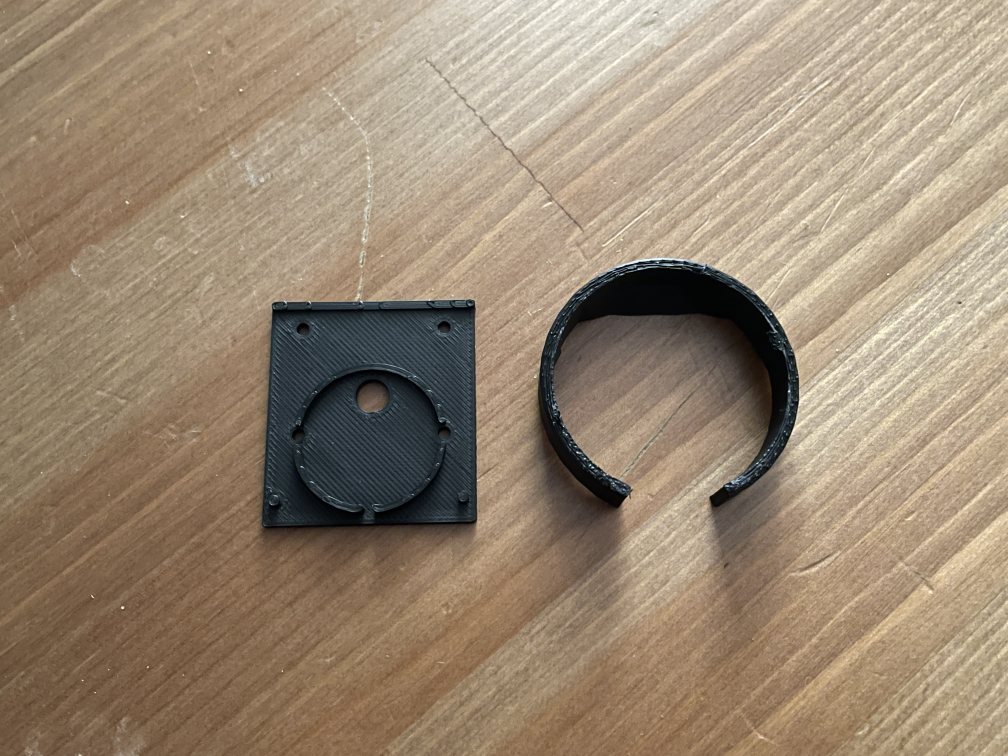
#> input picture images/2025-06-13 16.59.16.jpg, 4032 x 3024 px (shown at 1/4 size)
$ python gif_convert.py '../images/2025-06-13 16.59.16.jpg' out.png
#> lines starting #> are read from the running program, lines starting #| are printed output that depends on the picture
import sys
import os
from PIL import Image, ImageSequence

def main():
    if len(sys.argv) < 2:
        print("Usage: python gif_resize_for_animatedgif.py input.gif [output.gif]")
        return

    input_path = sys.argv[1]
    if len(sys.argv) > 2:
        output_path = sys.argv[2]
    else:
        base, ext = os.path.splitext(input_path)
        output_path = f"{base}_240x240.gif"

    # --- PROCESSING ---
    with Image.open(input_path) as im:
#> im is the input picture: PIL image 4032x3024 RGB; mean R, G, B 154.7, 136.6, 115.4
        frames = []
        durations = []

        for frame in ImageSequence.Iterator(im):
            fr = frame.convert("RGBA")
            fr = fr.resize((240, 240), Image.LANCZOS)
            fr = fr.convert("P", palette=Image.ADAPTIVE, colors=256)
            frames.append(fr)
            durations.append(33)  # Force all frames to 33ms (30 fps)
#> this loop made 2 passes
#> pass 1, in main, `fr = fr.resize((240, 240), Image.LANCZOS)`:
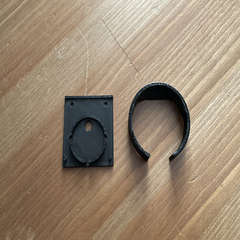
#> fr: PIL image 240x240 RGBA; mean R, G, B, A 154.7, 136.6, 115.4, 255
#> pass 2, in main, `fr = frame.convert("RGBA")`:
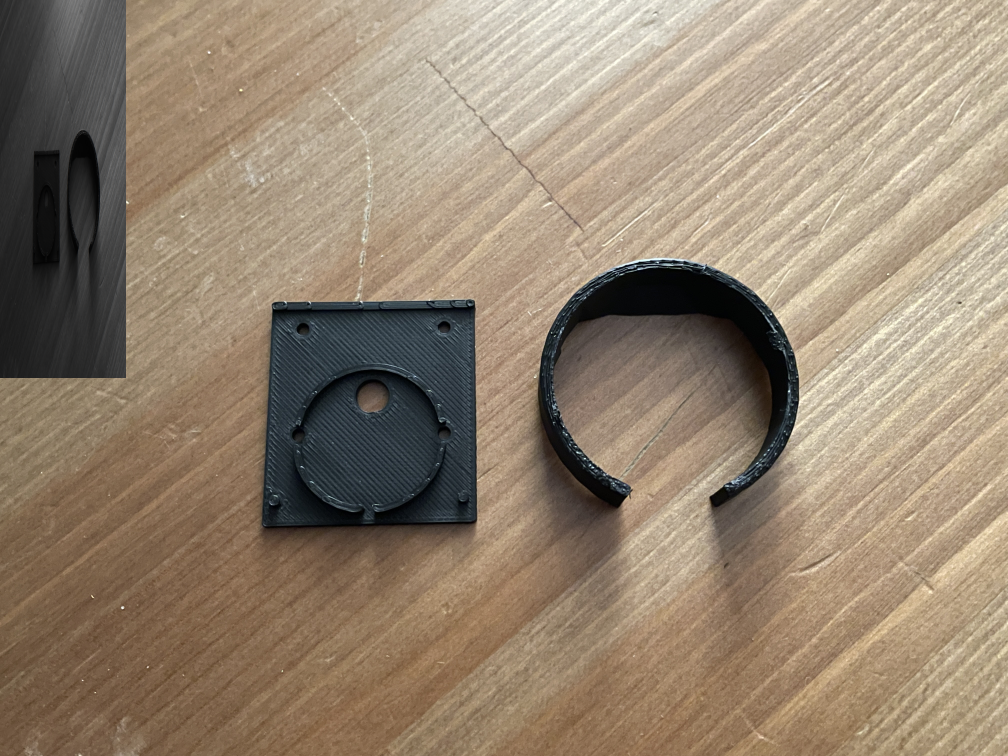
#> fr: PIL image 4032x3024 RGBA (shown at 1/4 size); mean R, G, B, A 148.8, 132, 112.3, 255
#> after the loop, durations = [33, 33]; frames = 2 items

        frames[0].save(
            output_path,
            save_all=True,
            append_images=frames[1:],
            duration=durations,
            loop=0,
            optimize=False,
            disposal=2
        )

    print(f"Saved: {output_path} (forced 30fps, duration=33ms per frame)")

if __name__ == "__main__":
    main()

$ run again, on images/Type S Kit.png
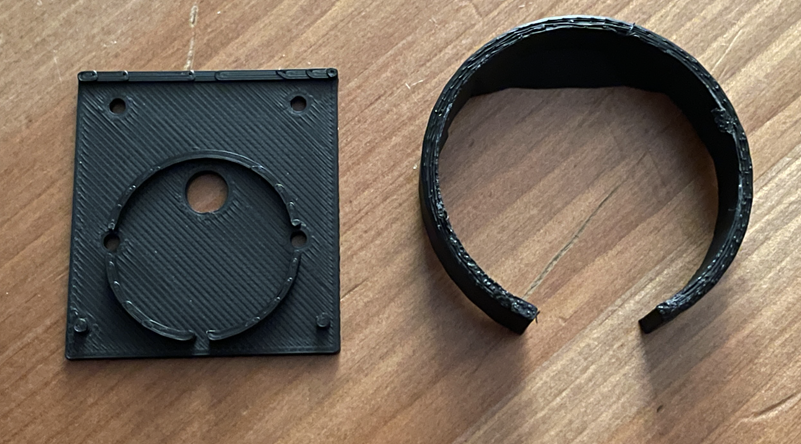
#> input picture images/Type S Kit.png, 801 x 444 px
#> in main, im is the input picture: PIL image 801x444 RGBA; mean R, G, B, A 120.3, 105.5, 91.1, 255
#> the loop in main, `for frame in ImageSequence.Iterator(im):` made 1 pass
#> pass 1, in main, `fr = fr.resize((240, 240), Image.LANCZOS)`:
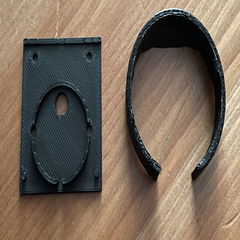
#> fr: PIL image 240x240 RGBA; mean R, G, B, A 120.3, 105.5, 91.1, 255
#> after the loop in main, `for frame in ImageSequence.Iterator(im):`: durations = [33]; frames = 1 item
